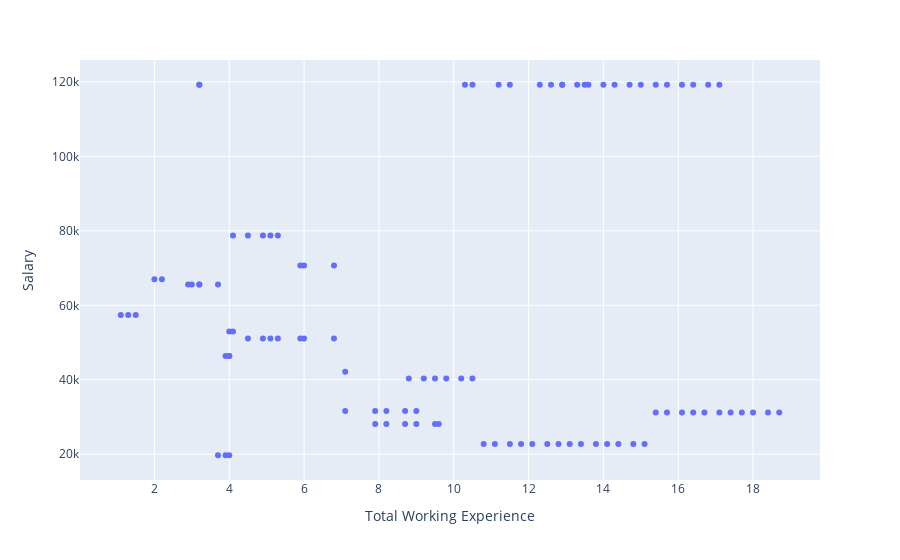

The notebook cell this image was saved under:
### Code cell
px.scatter(df,x="Total Working Experience",y="Salary")
